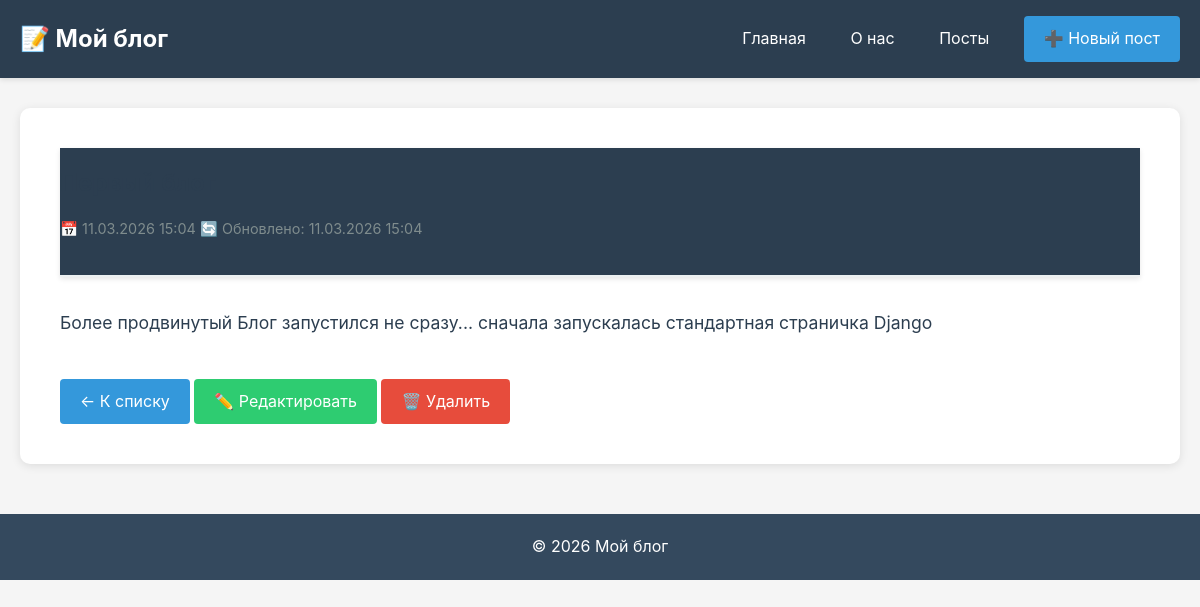
Page /posts/2/ on the committed database.
### blog/models.py (models this page shows, shortened)
class Post(models.Model):
    title = models.CharField(max_length=200)
    content = models.TextField()
    created_at = models.DateTimeField(auto_now_add=True)
    updated_at = models.DateTimeField(auto_now=True)
    class Meta:
        ordering = ['-created_at']

### blog/views.py (the view)
# urls.py: path('posts/<int:pk>/', views.PostDetailView.as_view(), name='post_detail'),
class PostDetailView(DetailView):
    model = Post
    template_name = 'blog/post_detail.html'
    context_object_name = 'post'

### templates/blog/post_detail.html (shortened to what this page needs)
{% extends 'blog/base.html' %}
{% block content %}
<article class="post-detail">
    <header class="post-header">
        <h1>{{ post.title }}</h1>
        <div class="post-meta">
            <span>📅 {{ post.created_at|date:"d.m.Y H:i" }}</span>
            {% if post.updated_at != post.created_at %}
                <span>🔄 Обновлено: {{ post.updated_at|date:"d.m.Y H:i" }}</span>
            {% endif %}
        </div>
    </header>
    <div class="post-content">
        {{ post.content|linebreaks }}
    </div>
    <div class="post-actions">
        <a href="{% url 'blog:post_list' %}" class="btn">← К списку</a>
        <a href="{% url 'blog:post_edit' post.pk %}" class="btn btn-primary">✏️ Редактировать</a>
        <a href="{% url 'blog:post_delete' post.pk %}" class="btn btn-danger">🗑️ Удалить</a>
    </div>
</article>
{% endblock %}

### static/css/style.css (style rules this page uses)
* { margin: 0; padding: 0; box-sizing: border-box; }
body { font-family: -apple-system, BlinkMacSystemFont, 'Segoe UI', Roboto, Oxygen, Ubuntu, Cantarell, sans-serif; line-height: 1.6; color: #333; background-color: #f5f5f5; }
header { background-color: #2c3e50; color: white; padding: 1rem 0; box-shadow: 0 2px 5px rgba(0,0,0,0.1); }
.btn { display: inline-block; background-color: #3498db; color: white; padding: 10px 20px; text-decoration: none; border-radius: 4px; border: none; cursor: pointer; transition: background-color 0.3s; }
.btn-primary { background-color: #2ecc71; }
.btn-danger { background-color: #e74c3c; }
.post-meta { color: #7f8c8d; font-size: 0.9rem; margin-bottom: 15px; }
.post-actions { margin-top: 15px; }
.post-detail { background: white; padding: 40px; border-radius: 10px; box-shadow: 0 2px 10px rgba(0,0,0,0.1); margin: 30px 0; }
.post-header { margin-bottom: 30px; padding-bottom: 20px; border-bottom: 2px solid #ecf0f1; }
.post-header h1 { color: #2c3e50; margin-bottom: 15px; }
.post-content { font-size: 1.1rem; line-height: 1.8; color: #2c3e50; margin-bottom: 40px; }

### rows in the picture
Post: created_at "11.03.2026 15:04", updated_at "11.03.2026 15:04", content "Более продвинутый Блог запустился не сразу... сначала запускалась стандартная страничка Django"
